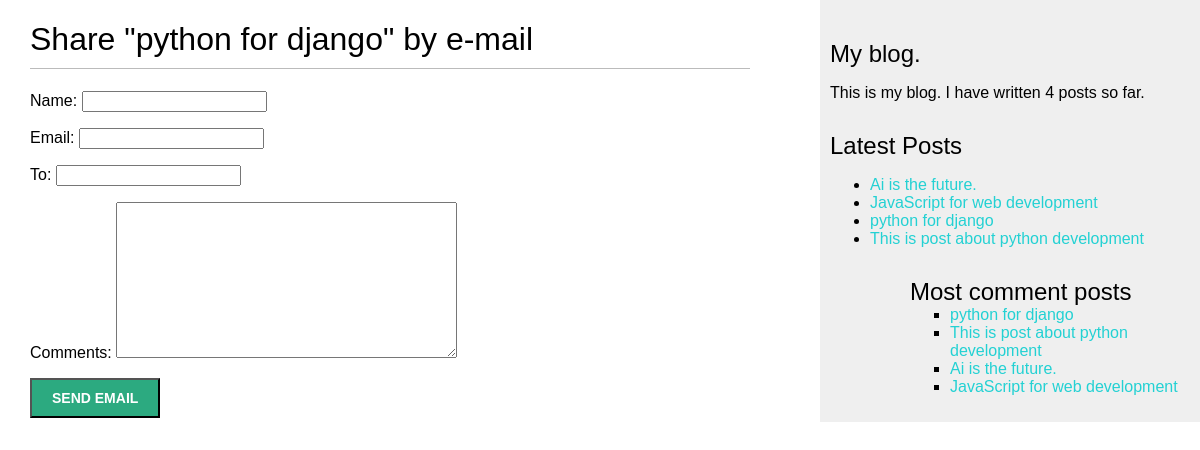
Before: /blog/2/share/ with the older database file.
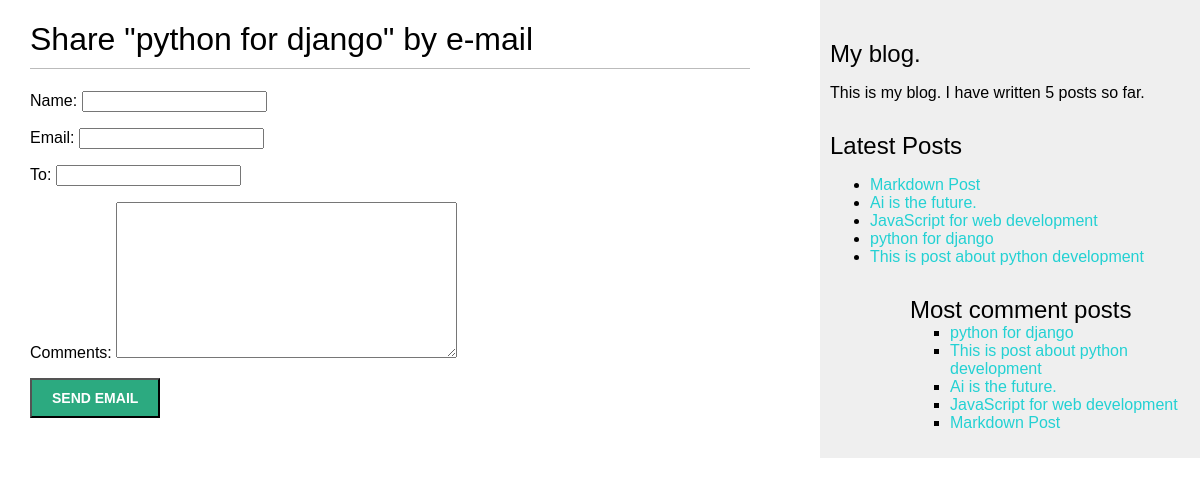
After: the same page with the newer database file.
### blog/models.py (models this page shows, shortened)
class Post(models.Model):
    class Status(models.TextChoices):
        DRAFT = 'DF' ,'Draft'
        PUBLISHED = 'PB' , 'Published'
    title = models.CharField(max_length=250)
    slug = models.SlugField(
                            max_length=250,
                            unique_for_date='publish'
                            )
    author = models.ForeignKey(
        settings.AUTH_USER_MODEL,
        on_delete=models.CASCADE,
        related_name='blog_posts'
    )
    body = models.TextField()
    publish = models.DateTimeField(default=timezone.now)
    created = models.DateTimeField(auto_now_add=True)
    updated = models.DateTimeField(auto_now=True)
    status = models.CharField(
        max_length=2,
        choices=Status,
        default=Status.DRAFT
    )
    objects = models.Manager()
    published = PublishManager()
    tags = TaggableManager()
    class Meta:
        ordering = ['-publish']
        indexes = models.Index(fields=['-publish']),
    def get_absolute_url(self):
        return reverse('blog:post_detail',
                       args=[self.publish.year,
                             self.publish.month,
                             self.publish.day,
                             self.slug])

### blog/views.py (the view)
# urls.py: path('<int:post_id>/share/', views.post_share, name='post_share'),
def post_share(request,post_id):
    post = get_object_or_404(Post,
                              id=post_id,
                              status= Post.Status.PUBLISHED)
    sent = False
    if request.method == 'POST':
        form = EmailPostForm(request.POST)
        if form.is_valid():
            cd = form.cleaned_data
            post_url = request.build_absolute_uri(
                post.get_absolute_url()
            )
            subject = (
                f"{cd['name']} ({cd['email']}) "
                f"recommend the post by {post.title}"
            )
            message = (
                f"read {post.title} at {post_url} \n \n"
                f"{cd['name']}\'s comments: {cd['comments']}"
            )
            send_mail(subject=subject,
                      message=message,
                      from_email=None,
                      recipient_list=[cd['to']])
            sent = True
    else:
        form = EmailPostForm()
    return render(request,
                  'blog/post/share.html',
                  {
                      'post':post,
                      'form':form,
                      'sent':sent
                  })

### blog/forms.py
class EmailPostForm(forms.Form):
    name = forms.CharField(max_length=25)
    email = forms.EmailField()
    to  = forms.EmailField()
    comments = forms.CharField(
        required=False,
        widget=forms.Textarea
    )

### blog/models.py (called while the page is built)
    def get_queryset(self):
        return (super().get_queryset().filter(status=Post.Status.PUBLISHED))

### blog/templatetags/blog_tags.py (called while the page is built)
@register.simple_tag
def total_tags():
    return Post.published.count()

@register.inclusion_tag("blog/post/latest_post.html")
def show_latest_posts(count=5):
    latest_posts = Post.published.order_by('-publish')[:5]
    return {
        'latest_posts': latest_posts
    }

@register.simple_tag
def get_comment_posts(count=5):
    return Post.published.annotate(
        total_comments = Count('comments')
    ).order_by('-total_comments')[:5]

### blog/templates/blog/post/share.html (shortened to what this page needs)
{% extends "blog/base.html" %}
{% block content %}
   {% if sent %}
     <h1>Email sent successfully.</h1>
     <p class="date">
        {{post.title}} was successfully sent to {{form.cleaned_data.to}}
     </p>
   {% else %}
     <h1>Share "{{ post.title }}" by e-mail</h1>
     <form method="post">
        {{form.as_p}}
        <input type="submit" value="Send Email">
     </form>
   {% endif %}
{% endblock content %}

### blog/templates/blog/base.html (shortened to what this page needs)
{% load static %}
{% load blog_tags %}
<!DOCTYPE html>
<html>
    <head>
        <link href="{% static 'css/blog.css' %}" rel="stylesheet">
    </head>
    <body>
        <div id="content">
            {% block content %}
            {% endblock content %}
        </div>
        <div id="sidebar">
            <h2>My blog.</h2>
            <p>This is my blog.
              I have written {% total_tags %} posts so far.
            </p>
            <h2>Latest Posts</h2>
            {% show_latest_posts 3 %}
            <h2>Most comment posts</h2>
            {% get_comment_posts as most_comment_post %}
            <ul>
                {% for post in most_comment_post %}
                  <li>
                    <a href="{{post.get_absolute_url}}">{{post.title}}</a>
                  </li>
                {% endfor %}
            </ul>
        </div>
    </body>
</html>

### blog/templates/blog/post/latest_post.html
<ul>
    {% for post in latest_posts %}
      <li>
         <a href="{{post.get_absolute_url}}">{{post.title}}</a>
      </li>
    {% endfor %}
<ul>

Changed rows visible on the page:
added Post: title "Markdown Post"
Other visible differences:
text no longer shown: "4"
text now shown: "5"
